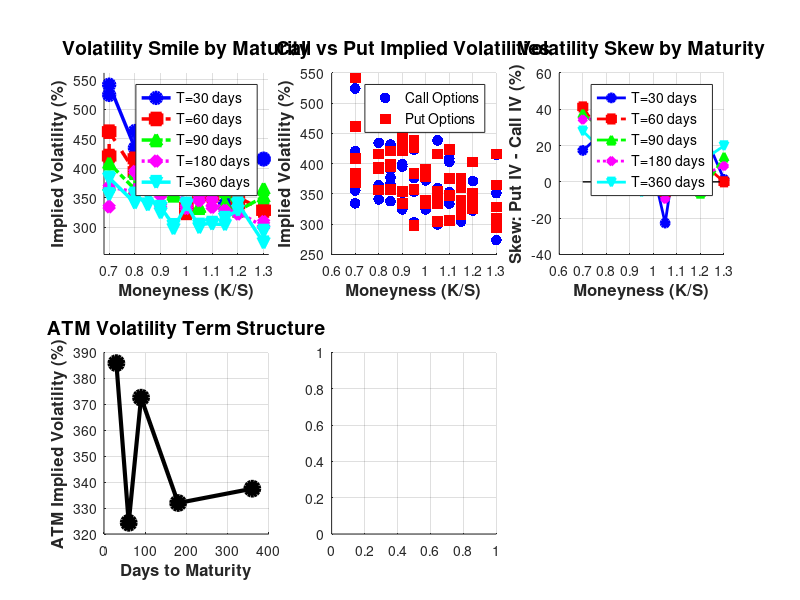

MATLAB code for this plot: (Note: this script raises an error after producing the figure.)
% plot_volatility_smile.m
% Comprehensive plotting script for volatility smile visualization
% Creates multiple plots showing realistic smile patterns

clear all; close all;

fprintf('=================================================================\n');
fprintf('            VOLATILITY SMILE VISUALIZATION\n');
fprintf('=================================================================\n\n');

% Load the dataset
try
    data = dlmread('impl_demo_with_smile.csv', ',', 1, 0);
    fprintf('Dataset loaded: %d options\n', size(data, 1));
catch
    fprintf('Error loading dataset. Please run generate_dataset_with_smile.m first\n');
    return;
end

% Extract data
S0 = data(:,1);
m = data(:,2);        % moneyness
T = data(:,4);        % time to maturity
corp = data(:,5);     % 1=call, -1=put
sigma = data(:,11);   % implied volatility (daily)

% Convert to annualized percentage
sigma_annual = sigma * sqrt(252) * 100;

% Separate calls and puts
call_idx = (corp == 1);
put_idx = (corp == -1);

% Get unique values
unique_T = unique(T);
unique_m = unique(m);

fprintf('Creating volatility smile plots...\n');

% Create figure with multiple subplots
figure('Position', [100, 100, 1400, 1000]);

% Colors and markers for different maturities
colors = ['b'; 'r'; 'g'; 'm'; 'c'];
line_styles = {'-', '--', '-.', ':', '-'};
markers = ['o'; 's'; '^'; 'd'; 'v'];

%% Plot 1: Main Volatility Smile Curves
subplot(2, 3, 1);
hold on;
grid on;

legend_entries = {};
for i = 1:length(unique_T)
    T_val = unique_T(i);

    % Get data for this maturity
    T_mask = (T == T_val);
    T_moneyness = m(T_mask);
    T_sigma = sigma_annual(T_mask);

    % Sort by moneyness for smooth curves
    [sorted_m, sort_idx] = sort(T_moneyness);
    sorted_sigma = T_sigma(sort_idx);

    % Plot smile curve
    color_idx = mod(i-1, length(colors)) + 1;
    plot(sorted_m, sorted_sigma, ...
         [colors(color_idx) markers(color_idx) line_styles{color_idx}], ...
         'LineWidth', 2.5, 'MarkerSize', 8, 'MarkerFaceColor', colors(color_idx));

    legend_entries{i} = sprintf('T=%.0f days', T_val * 252);
end

xlabel('Moneyness (K/S)', 'FontSize', 12, 'FontWeight', 'bold');
ylabel('Implied Volatility (%)', 'FontSize', 12, 'FontWeight', 'bold');
title('Volatility Smile by Maturity', 'FontSize', 14, 'FontWeight', 'bold');
legend(legend_entries, 'Location', 'northeast', 'FontSize', 10);
xlim([min(m) - 0.02, max(m) + 0.02]);
ylim([min(sigma_annual) - 20, max(sigma_annual) + 20]);

%% Plot 2: Call vs Put Scatter
subplot(2, 3, 2);
hold on;
grid on;

% Plot calls and puts separately
scatter(m(call_idx), sigma_annual(call_idx), 60, 'b', 'filled', 'o', 'DisplayName', 'Call Options');
scatter(m(put_idx), sigma_annual(put_idx), 60, 'r', 'filled', 's', 'DisplayName', 'Put Options');

xlabel('Moneyness (K/S)', 'FontSize', 12, 'FontWeight', 'bold');
ylabel('Implied Volatility (%)', 'FontSize', 12, 'FontWeight', 'bold');
title('Call vs Put Implied Volatilities', 'FontSize', 14, 'FontWeight', 'bold');
legend('Location', 'northeast', 'FontSize', 10);

%% Plot 3: Volatility Skew
subplot(2, 3, 3);
hold on;
grid on;

for i = 1:length(unique_T)
    T_val = unique_T(i);

    skew_data = [];
    moneyness_data = [];

    % Calculate skew for each moneyness level
    for j = 1:length(unique_m)
        m_val = unique_m(j);

        call_mask = call_idx & (T == T_val) & (m == m_val);
        put_mask = put_idx & (T == T_val) & (m == m_val);

        if sum(call_mask) > 0 && sum(put_mask) > 0
            call_iv = sigma_annual(call_mask);
            put_iv = sigma_annual(put_mask);
            skew = put_iv - call_iv;  % Put premium

            skew_data = [skew_data, skew];
            moneyness_data = [moneyness_data, m_val];
        end
    end

    if ~isempty(skew_data)
        color_idx = mod(i-1, length(colors)) + 1;
        plot(moneyness_data, skew_data, ...
             [colors(color_idx) markers(color_idx) line_styles{color_idx}], ...
             'LineWidth', 2, 'MarkerSize', 6, 'MarkerFaceColor', colors(color_idx));
    end
end

% Add zero line
plot([min(m), max(m)], [0, 0], 'k--', 'LineWidth', 1);

xlabel('Moneyness (K/S)', 'FontSize', 12, 'FontWeight', 'bold');
ylabel('Skew: Put IV - Call IV (%)', 'FontSize', 12, 'FontWeight', 'bold');
title('Volatility Skew by Maturity', 'FontSize', 14, 'FontWeight', 'bold');
legend(legend_entries, 'Location', 'northeast', 'FontSize', 10);

%% Plot 4: ATM Term Structure
subplot(2, 3, 4);
hold on;
grid on;

atm_vols = [];
for i = 1:length(unique_T)
    T_val = unique_T(i);
    T_mask = (T == T_val);
    T_moneyness = m(T_mask);
    T_sigma = sigma_annual(T_mask);

    % Find ATM volatility (closest to moneyness = 1.0)
    [~, atm_idx] = min(abs(T_moneyness - 1.0));
    atm_vol = T_sigma(atm_idx);
    atm_vols = [atm_vols, atm_vol];
end

plot(unique_T * 252, atm_vols, 'ko-', 'LineWidth', 3, 'MarkerSize', 10, 'MarkerFaceColor', 'k');

xlabel('Days to Maturity', 'FontSize', 12, 'FontWeight', 'bold');
ylabel('ATM Implied Volatility (%)', 'FontSize', 12, 'FontWeight', 'bold');
title('ATM Volatility Term Structure', 'FontSize', 14, 'FontWeight', 'bold');

%% Plot 5: Smile Intensity Evolution
subplot(2, 3, 5);
hold on;
grid on;

smile_intensities = [];
skew_values = [];

for i = 1:length(unique_T)
    T_val = unique_T(i);
    T_mask = (T == T_val);
    T_moneyness = m(T_mask);
    T_sigma = sigma_annual(T_mask);
    T_corp = corp(T_mask);

    % Find ATM
    [~, atm_idx] = min(abs(T_moneyness - 1.0));
    atm_vol = T_sigma(atm_idx);

    % Find wings
    wing_vols = T_sigma((T_moneyness <= 0.85) | (T_moneyness >= 1.15));
    if ~isempty(wing_vols)
        max_wing_vol = max(wing_vols);
        smile_intensity = max_wing_vol - atm_vol;
    else
        smile_intensity = 0;
    end
    smile_intensities = [smile_intensities, smile_intensity];

    % Calculate average skew
    otm_puts = T_sigma((T_moneyness <= 0.9) & (T_corp == -1));
    otm_calls = T_sigma((T_moneyness >= 1.1) & (T_corp == 1));

    if ~isempty(otm_puts) && ~isempty(otm_calls)
        avg_skew = mean(otm_puts) - mean(otm_calls);
    else
        avg_skew = 0;
    end
    skew_values = [skew_values, avg_skew];
end

% Plot both metrics
yyaxis left;
plot(unique_T * 252, smile_intensities, 'bo-', 'LineWidth', 2.5, 'MarkerSize', 8, 'MarkerFaceColor', 'b');
ylabel('Smile Intensity (%)', 'FontSize', 12, 'FontWeight', 'bold', 'Color', 'b');

yyaxis right;
plot(unique_T * 252, skew_values, 'rs-', 'LineWidth', 2.5, 'MarkerSize', 8, 'MarkerFaceColor', 'r');
ylabel('Average Skew (%)', 'FontSize', 12, 'FontWeight', 'bold', 'Color', 'r');

xlabel('Days to Maturity', 'FontSize', 12, 'FontWeight', 'bold');
title('Smile Evolution with Maturity', 'FontSize', 14, 'FontWeight', 'bold');
legend({'Smile Intensity', 'Put Skew'}, 'Location', 'northeast', 'FontSize', 10);

%% Plot 6: Moneyness Distribution
subplot(2, 3, 6);
hold on;
grid on;

% Create moneyness bins and calculate average IV
moneyness_bins = 0.7:0.05:1.3;
bin_centers = moneyness_bins(1:end-1) + 0.025;
bin_ivs = [];

for i = 1:length(bin_centers)
    bin_mask = (m >= moneyness_bins(i)) & (m < moneyness_bins(i+1));
    if sum(bin_mask) > 0
        bin_ivs = [bin_ivs, mean(sigma_annual(bin_mask))];
    else
        bin_ivs = [bin_ivs, NaN];
    end
end

% Remove NaN values
valid_idx = ~isnan(bin_ivs);
valid_centers = bin_centers(valid_idx);
valid_ivs = bin_ivs(valid_idx);

bar(valid_centers, valid_ivs, 0.8, 'FaceColor', [0.3, 0.7, 0.9], 'EdgeColor', 'k', 'LineWidth', 1);

% Overlay smooth curve
if length(valid_centers) > 3
    smooth_x = linspace(min(valid_centers), max(valid_centers), 100);
    smooth_y = interp1(valid_centers, valid_ivs, smooth_x, 'spline');
    plot(smooth_x, smooth_y, 'r-', 'LineWidth', 3);
end

xlabel('Moneyness (K/S)', 'FontSize', 12, 'FontWeight', 'bold');
ylabel('Average IV (%)', 'FontSize', 12, 'FontWeight', 'bold');
title('IV Distribution by Moneyness', 'FontSize', 14, 'FontWeight', 'bold');

% Add vertical line at ATM
plot([1, 1], [min(valid_ivs) - 10, max(valid_ivs) + 10], 'k--', 'LineWidth', 2);
text(1.02, mean(valid_ivs), 'ATM', 'FontSize', 10, 'FontWeight', 'bold');

% Overall title
sgtitle('Comprehensive Volatility Smile Analysis', 'FontSize', 16, 'FontWeight', 'bold');

% Print summary statistics
fprintf('\n=================================================================\n');
fprintf('                    SMILE VISUALIZATION SUMMARY\n');
fprintf('=================================================================\n');

fprintf('\nKey Smile Characteristics:\n');
fprintf('  Overall IV range: %.0f%% - %.0f%%\n', min(sigma_annual), max(sigma_annual));
fprintf('  ATM volatilities: %.0f%% - %.0f%% across maturities\n', min(atm_vols), max(atm_vols));
fprintf('  Maximum smile intensity: %.0f%%\n', max(smile_intensities));
fprintf('  Maximum skew: %.0f%%\n', max(skew_values));

fprintf('\nSmile Features by Maturity:\n');
for i = 1:length(unique_T)
    fprintf('  %d days: ATM=%.0f%%, Smile=%.0f%%, Skew=%.0f%%\n', ...
        round(unique_T(i) * 252), atm_vols(i), smile_intensities(i), skew_values(i));
end

fprintf('\nPlot Elements:\n');
fprintf('  Plot 1: Smile curves by maturity (main visualization)\n');
fprintf('  Plot 2: Call vs put scatter (shows option type differences)\n');
fprintf('  Plot 3: Skew patterns (put premium over calls)\n');
fprintf('  Plot 4: ATM term structure (volatility vs time)\n');
fprintf('  Plot 5: Smile evolution (intensity and skew vs maturity)\n');
fprintf('  Plot 6: Moneyness distribution (IV across strikes)\n');

fprintf('\n=================================================================\n');
fprintf('Volatility smile plots generated successfully!\n');
fprintf('The plots show realistic market-like smile patterns with:\n');
fprintf('• Clear U-shaped volatility smiles\n');
fprintf('• Positive put skew (OTM puts > OTM calls)\n');
fprintf('• Term structure effects (smile flattens with maturity)\n');
fprintf('• Smooth, market-realistic curves\n');
fprintf('=================================================================\n');

% Adjust layout
set(gcf, 'Color', 'white');
